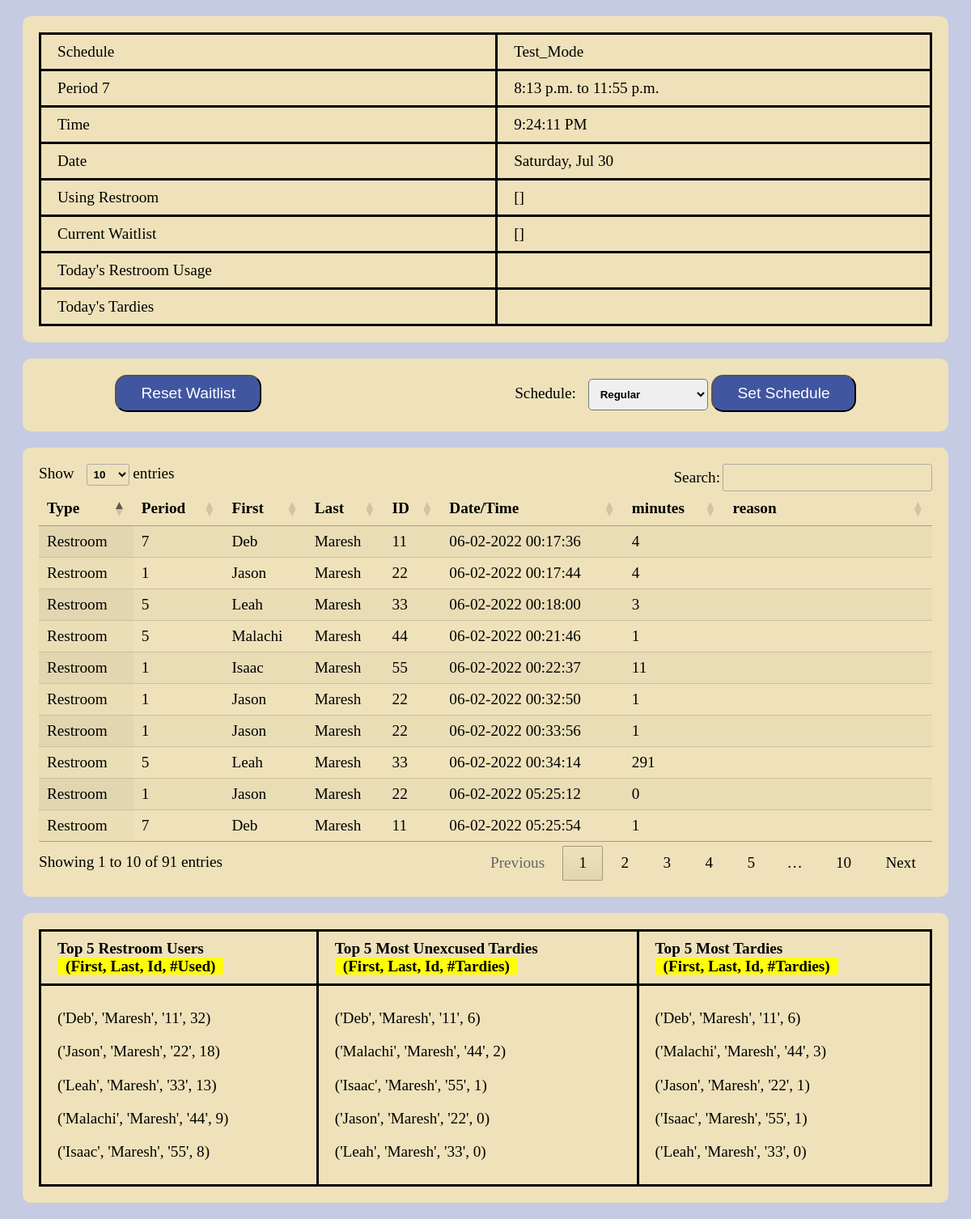
The page /dashboard (signed in) on the database its author committed.
### attendance/models.py (models this page shows)
class Schedule (models.Model):
    id = models.AutoField(primary_key=True)
    schedule_name = models.CharField(max_length=20)
    active = models.BooleanField()
    period_0 = models.CharField(max_length=20)
    period_1 = models.CharField(max_length=20)
    period_2 = models.CharField(max_length=20)
    period_3 = models.CharField(max_length=20)
    period_4 = models.CharField(max_length=20)
    period_5 = models.CharField(max_length=20)
    period_6 = models.CharField(max_length=20)
    period_7 = models.CharField(max_length=20)
    period_8 = models.CharField(max_length=20)

class Bathroom (models.Model):
    id = models.AutoField(primary_key=True)
    student = models.ForeignKey(Student, on_delete=models.CASCADE, related_name = "student_bathroom")
    time_out = models.DateTimeField()
    time_back = models.DateTimeField()
    minutes = models.IntegerField()

class Student (models.Model):
    id = models.AutoField(primary_key=True)
    first = models.CharField(max_length=20)
    last = models.CharField(max_length=20)
    student_id = models.CharField(max_length=10)
    period = models.CharField(max_length=1)
    exception = models.BooleanField()
    augPass = models.BooleanField(default=True)
    sepPass = models.BooleanField(default=True)
    octPass = models.BooleanField(default=True)
    novPass = models.BooleanField(default=True)
    decPass = models.BooleanField(default=True)
    janPass = models.BooleanField(default=True)
    febPass = models.BooleanField(default=True)
    marPass = models.BooleanField(default=True)
    aprPass = models.BooleanField(default=True)
    mayPass = models.BooleanField(default=True)
    junPass = models.BooleanField(default=True)
    julPass = models.BooleanField(default=True)

### attendance/views.py (the view)
# urls.py: path("dashboard", views.dashboard, name="dashboard"),
@login_required
def dashboard(request):
    period = get_current_period()
    start = datetime.strptime(getattr(Schedule.objects.get(active = True), period[0]), '%H:%M:%S').replace(month = datetime.now().month, day = datetime.now().day, year=datetime.now().year)  - timedelta(minutes=7)
    finish = datetime.strptime(getattr(Schedule.objects.get(active = True), period[1]), '%H:%M:%S').replace(month = datetime.now().month, day = datetime.now().day, year=datetime.now().year)
    finish_time = finish - timedelta(minutes=7)
    if period[2] == True:
        finish_time = finish
    start_time = start + timedelta(minutes=7)
    startdate = datetime.today()-timedelta(hours=8)
    records = Bathroom.objects.filter(time_out__gt = startdate).order_by('-time_out')
    tardyRecords = AttendanceRecord.objects.filter(timestamp__gt = startdate).order_by('-timestamp')
    numUnexTardies = []
    numTardies = []
    numBath = []
    for student in Student.objects.all():
        numUnexTardies.append((student.first, student.last, student.student_id, len(AttendanceRecord.objects.filter(student=student, excused=False))))
        numTardies.append((student.first, student.last, student.student_id, len(AttendanceRecord.objects.filter(student=student))))
        numBath.append((student.first, student.last, student.student_id, len(Bathroom.objects.filter(student=student))))
    numUnexTardies = sorted(numUnexTardies, key=lambda i:i[3], reverse=True)
    numTardies = sorted(numTardies, key=lambda i:i[3], reverse=True)
    numBath = sorted(numBath, key=lambda i:i[3], reverse=True)
    currentWaitlist = []
    for record in Waitlist.objects.all():
        currentWaitlist.append(record.student.first)
    bathDate = {}
    for record in Bathroom.objects.all():
        bathDate[record] = record.time_out.strftime("%m-%d-%Y  %H:%M:%S")
    tardyDate = {}
    for record in AttendanceRecord.objects.all():
        tardyDate[record] = record.timestamp.strftime("%m-%d-%Y  %H:%M:%S")
    return render(request, 'dashboard.html',{
        "tardyRecords": tardyRecords,
        "numUnexTardies": numUnexTardies[0:5],
        "numTardies": numTardies[0:5],
        "numBath": numBath[0:5],
        "tardies": AttendanceRecord.objects.all(),
        "bathroom": Bathroom.objects.all(),
        "timeSpent":datetime.now() - start_time > timedelta(minutes = 60),
        "waitlist": currentWaitlist,
        "records": records,
        "startdate":startdate.date,
        "hour": datetime.now().hour,
        "minute": datetime.now().minute,
        "schedule": Schedule.objects.get(active=True).schedule_name,
        "recordz": Record.objects.filter(timestamp__range = [start,finish]),
        "period": get_current_period(),
        "period_number": get_current_period()[0][-1],
        "start": start_time.time,
        "finish": finish_time.time,
        "using_restroom": students_using_restroom(),
        "options": Schedule.objects.all(),
        "bathDate": bathDate,
        "tardyDate": tardyDate
    })

### attendance/views.py (called while the page is built)
def get_current_period():
    now = datetime.now()
    is_max = False
    period = ['period_0', 'period_1', 'period_2', 'period_3', 'period_4', 'period_5', 'period_6', 'period_7', 'period_8']
    for i in range(9):
        then = datetime.strptime(getattr(Schedule.objects.get(active = True), period[i]), '%H:%M:%S').replace(month = datetime.now().month, day = datetime.now().day, year=datetime.now().year)  - timedelta(minutes=7)
        max = datetime.strptime(getattr(Schedule.objects.get(active = True), period[8]), '%H:%M:%S').replace(month = datetime.now().month, day = datetime.now().day, year=datetime.now().year)  - timedelta(minutes=7)
        if now < then:
            if then == max:
                is_max = True
            return [period[i-1], period[i], is_max]
    return ['period_0', 'period_1', is_max]

### attendance/templates/dashboard.html (shortened to what this page needs)
{% extends 'layout.html' %}
{% load static %}
{% block head %}
    <link href="{% static 'dashboard/style.css' %}" rel="stylesheet">
    <link rel="stylesheet" type="text/css" href="https://cdn.datatables.net/1.12.1/css/jquery.dataTables.css">
{% endblock %}
{% block body %}
<div  class="info-container" >
    <table class="info-table">
        <tr>
            <td>Schedule</td>
            <td>{{schedule}}</td>
        </tr>
        <tr>
            <td>Period {{period_number}}</td>
            <td>{{start}} to {{finish}}</td>
        </tr>
        <tr>
            <td>Time</td>
            <td id = "time"></td>
        </tr>
        <tr>
            <td>Date</td>
            <td id = "date"></td>
        </tr>
        <tr>
            <td>Using Restroom </td>
            <td>{{using_restroom}}</td>
        </tr>
        <tr>
            <td>Current Waitlist </td>
            <td>{{waitlist}}</td>
        </tr>
        <tr>
            <td>Today's Restroom Usage</td>
            <td>
            </td>
        </tr>
        <tr>
            <td>Today's Tardies</td>
            <td>
            </td>
        </tr>
    </table>
</div>
<div class="select">
    <div class="reset-container"
        <form action="{% url 'reset'%}" method="post">
            <input class="bttn choice" type="submit" value="Reset Waitlist">
    </div>
    <div class="schedule-container">
        <form action="{% url 'schedule'%}" method="post">
            <label for="cars">Schedule:</label>
            <select name="schedule">
                {% for schedule in options %}
                    <option value = {{schedule.schedule_name}}>{{schedule.schedule_name}}</option>
                {% endfor %}
            </select>
            <input class="bttn choice" type="submit" value="Set Schedule">
        </form>
    </div>
</div>
<div class="filter-table-container">
    <table id="filter-table" class="display">
        <thead>
            <tr>
                <th>Type</th>
                <th>Period</th>
                <th>First</th>
                <th>Last</th>
                <th>ID</th>
                <th>Date/Time</th>
                <th>minutes</th>
                <th>reason</th>
            </tr>
        </thead>
        <tbody>
            {% for record, date in bathDate.items %}
            <tr>
                <td>Restroom</td>
                <td>{{record.student.period}}</td>
                <td>{{record.student.first}}</td>
                <td>{{record.student.last}}</td>
                <td>{{record.student.student_id}}</td>
                <td>{{date}}</td>
                <td> {{record.minutes}}</td>
                <td></td>
            </tr>
            {% endfor %}
        </tbody>
    </table>
</div>
<div class = "top5-container">
    <table class="top5-table">
        <thead>
            <th> Top 5 Restroom Users<br><span>(First, Last, Id, #Used)</span></th>
            <th> Top 5 Most Unexcused Tardies<br><span>(First, Last, Id, #Tardies)</span></th>
            <th> Top 5 Most Tardies<br><span>(First, Last, Id, #Tardies)</span></th>
        </thead>
        <tbody>
            <tr>
                <td>
                    {% for i in numBath%}
                        <p>{{i}}</p>
                    {% endfor %}
                </td>
                <td>
                    {% for i in numUnexTardies%}
                        <p>{{i}}</p>
                    {% endfor %}
                </td>
                <td>
                    {% for i in numTardies%}
                        <p>{{i}}</p>
                    {% endfor %}
                </td>
            </tr>
        </tbody>
    </table>
</div>
{% endblock %}

### attendance/templates/layout.html (shortened to what this page needs)
{% load static %}
<!DOCTYPE html>
<html lang="en">
    <head>
        {% block head %}
        {% endblock %}
    </head>
    {% block body %}
    {% endblock%}
</html>

### attendance/static/dashboard/style.css (style rules this page uses)
.info-container { background-color: #EFE2BA; margin: 20px; padding: 20px; border-radius: 10px; }
.info-table { border: solid; border-collapse: collapse; width: 100%; }
.info-table td { border: solid; padding: 10px 20px; }
.select { position: relative; background-color: #EFE2BA; display: flex; margin: 20px; padding: 20px; border-radius: 10px; height: 50px; }
input { background-color: #4056A1; font-size: 1em; color: white; padding: 10px 30px; border-radius: 15px; }
select { padding: 10px; border-radius: 5px; font-weight: bold; margin-left: 10px; }
.reset-container { position: absolute; left: 10%; }
.schedule-container { position: absolute; right: 10%; }
.filter-table-container { background-color: #EFE2BA; margin: 20px; padding: 20px; border-radius: 10px; }
.top5-container { background-color: #EFE2BA; margin: 20px; padding: 20px; border-radius: 10px; display: flex; }
.top5-table { border: solid; border-collapse: collapse; width: 100%; }
.top5-table td, .top5-table th { border: solid; padding: 10px 20px; }
.top5-table th { text-align: left; }
.top5-table span { background: yellow; padding: 0 10px; }

### rows shown on the page
Schedule: schedule_name "Test_Mode"
Bathroom: student.period "7", student.first "Deb", student.last "Maresh", student.student_id "11", date "06-02-2022 00:17:36", minutes "4"
Bathroom: student.period "1", student.first "Jason", student.last "Maresh", student.student_id "22", date "06-02-2022 00:17:44", minutes "4"
Bathroom: student.period "5", student.first "Leah", student.last "Maresh", student.student_id "33", date "06-02-2022 00:18:00", minutes "3"
Bathroom: student.period "5", student.first "Malachi", student.last "Maresh", student.student_id "44", date "06-02-2022 00:21:46", minutes "1"
Bathroom: student.period "1", student.first "Isaac", student.last "Maresh", student.student_id "55", date "06-02-2022 00:22:37", minutes "11"
Bathroom: student.period "1", student.first "Jason", student.last "Maresh", student.student_id "22", date "06-02-2022 00:32:50", minutes "1"
Bathroom: student.period "1", student.first "Jason", student.last "Maresh", student.student_id "22", date "06-02-2022 00:33:56", minutes "1"
Bathroom: student.period "5", student.first "Leah", student.last "Maresh", student.student_id "33", date "06-02-2022 00:34:14", minutes "291"
Bathroom: student.period "1", student.first "Jason", student.last "Maresh", student.student_id "22", date "06-02-2022 05:25:12", minutes "0"
Bathroom: student.period "7", student.first "Deb", student.last "Maresh", student.student_id "11", date "06-02-2022 05:25:54", minutes "1"

### other values the page prints
{{ period_number }} "7"
{{ start }} "8:13 p.m."
{{ finish }} "11:55 p.m."
{{ using_restroom }} "[]"
{{ waitlist }} "[]"
{{ i }} "('Deb', 'Maresh', '11', 32)" "('Jason', 'Maresh', '22', 18)" "('Leah', 'Maresh', '33', 13)" "('Malachi', 'Maresh', '44', 9)" "('Isaac', 'Maresh', '55', 8)"
{{ i }} "('Deb', 'Maresh', '11', 6)" "('Malachi', 'Maresh', '44', 2)" "('Isaac', 'Maresh', '55', 1)" "('Jason', 'Maresh', '22', 0)" "('Leah', 'Maresh', '33', 0)"
{{ i }} "('Deb', 'Maresh', '11', 6)" "('Malachi', 'Maresh', '44', 3)" "('Jason', 'Maresh', '22', 1)" "('Isaac', 'Maresh', '55', 1)" "('Leah', 'Maresh', '33', 0)"
form field schedule "Regular"
